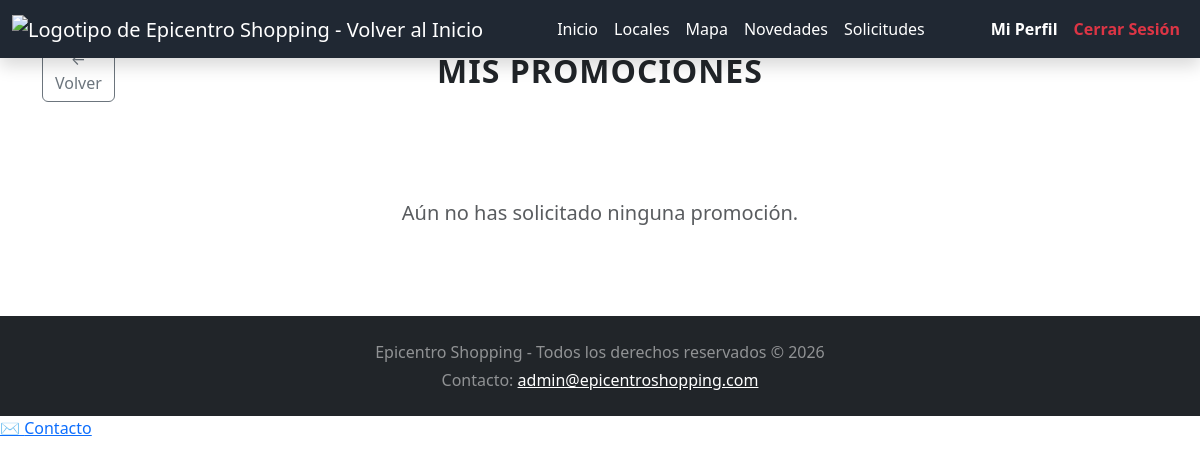
The page /index.php?vista=cliente_promociones (signed in) on the database as committed earlier.
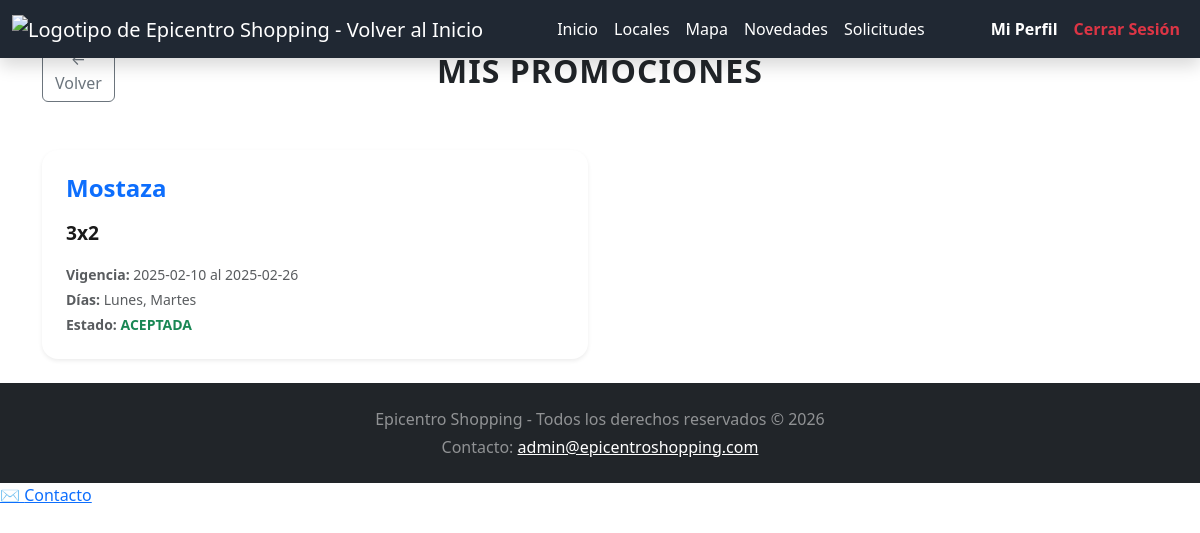
The same page on the database as committed later.
### tables this page shows
CREATE TABLE `promociones_cliente` (
  `idCliente` int(11) NOT NULL,
  `idPromocion` int(11) NOT NULL,
  `fechaUsoPromo` date NOT NULL,
  `estado` enum('enviada','aceptada','rechazada') NOT NULL
);

CREATE TABLE `locales` (
  `id` int(11) NOT NULL,
  `nombre` varchar(255) NOT NULL,
  `ubicacion` varchar(50) NOT NULL,
  `rubro` varchar(20) NOT NULL,
  `idUsuario` int(11) NOT NULL,
  `imagen` longblob DEFAULT NULL
);

CREATE TABLE `promociones` (
  `id` int(11) NOT NULL,
  `local_id` int(11) DEFAULT NULL,
  `textoPromo` varchar(200) NOT NULL,
  `fecha_inicio` date NOT NULL,
  `fecha_fin` date NOT NULL,
  `diasSemana` varchar(70) NOT NULL,
  `categoriaCliente` enum('Inicial','Medium','Premium') NOT NULL,
  `estadoPromo` set('Pendiente','Aprobada','Denegada') NOT NULL
);

### private/logic/queries/promociones.queries.php (called while the page is built, shortened)
<?php
function get_promociones_cliente(int $usuario_id, int $limit, int $offset): array
{
    $conn = getDB();
    $stmt = $conn->prepare("
        SELECT locales.nombre, promociones.textoPromo, promociones.fecha_inicio,
               promociones.fecha_fin, promociones.diasSemana, promociones_cliente.estado
        FROM promociones_cliente
        INNER JOIN promociones ON promociones_cliente.idPromocion = promociones.id
        INNER JOIN locales ON promociones.local_id = locales.id
        WHERE promociones_cliente.idCliente = ?
        LIMIT ? OFFSET ?
    ");
    $stmt->bind_param("iii", $usuario_id, $limit, $offset);
    $stmt->execute();
    $result = $stmt->get_result();
    $promos = $result->fetch_all(MYSQLI_ASSOC);
    return $promos;
}

### private/logic/promociones.read.php (called while the page is built, shortened)
<?php
require_once __DIR__ . '/queries/promociones.queries.php';
switch ($vista) {
    case 'cliente_promociones':
        $limit = 4;
        $page = max(1, (int)($_GET['page'] ?? 1));
        $offset = ($page - 1) * $limit;
        $id_usuario = (int)$_SESSION['user_id'];
        $promos = get_promociones_cliente($id_usuario, $limit, $offset) ?? [];
        break;
}

### public/client/mis_promociones.php (the view, shortened to what this page needs)
<!DOCTYPE html>
<html lang="es">
<head>
  <link rel="stylesheet" href="https://cdn.jsdelivr.net/npm/bootstrap@5.3.3/dist/css/bootstrap.min.css">
  <link rel="stylesheet" href="public/css/footer.css">
  <link rel="stylesheet" href="public/css/header.css">
  <link rel="stylesheet" href="public/css/mis_promociones.css">
  <link rel="stylesheet" href="public/css/styles_fondo_and_titles.css">
  <link rel="stylesheet" href="public/css/back_button.css">
  <link rel="stylesheet" href="public/css/fix_header.css">
</head>
<body>
  <div class="wrapper">
    <?php include __DIR__ . '/../../includes/header.php'; ?>
    <main id="main-content" class="container py-4">
      <div class="row align-items-center mb-5 mt-3">
        <div class="col-2 col-md-1 text-start">
          <?php include __DIR__ . '/../../includes/back_button.php'; ?>
        </div>
        <div class="col-8 col-md-10">
          <h1 class="text-center m-0 fw-bold text-uppercase h2" style="letter-spacing: 1px;">
            Mis Promociones
          </h1>
        </div>
      </div>
      <div id="misPromocionesContainer" class="row g-4">
        <?php
        if (!empty($promos)) {
          foreach ($promos as $row) {
            ?>
            <div class="col-lg-6 col-md-12">
              <div class="card h-100 shadow-sm border-0 rounded-4">
                <div class="card-body p-4">
                  <h2 class="h4 card-title-custom mb-3"><?php echo htmlspecialchars($row["nombre"]); ?></h2>
                  <p class="mb-3">
                    <strong class="promo-text-highlight">
                        <?php echo htmlspecialchars($row["textoPromo"]); ?>
                    </strong>
                  </p>
                  <div class="text-muted small">
                    <p class="mb-1"><i class="bi bi-calendar-check"></i> <strong>Vigencia:</strong> <?php echo htmlspecialchars($row["fecha_inicio"]); ?> al <?php echo htmlspecialchars($row["fecha_fin"]); ?></p>
                    <p class="mb-1"><strong>Días:</strong> <?php echo htmlspecialchars(str_replace(',', ', ', $row["diasSemana"])); ?></p>
                    <?php
                      $estado_class = ($row["estado"] === 'aceptada') ? 'text-success' : 'text-primary';
                    ?>
                    <p class="mb-0"><strong>Estado:</strong> <span class="fw-bold <?php echo $estado_class; ?> text-uppercase"><?php echo htmlspecialchars($row["estado"]); ?></span></p>
                  </div>
                </div>
              </div>
            </div>
            <?php
          }
        } else {
          echo "<div class='col-12 text-center py-5'><p class='fs-5 text-muted'>Aún no has solicitado ninguna promoción.</p></div>";
        }
        ?>
      </div>
    </main>
    <?php include __DIR__ . '/../../includes/footer.php'; ?>
  </div>
</body>
</html>

Rows that differ between the two databases and show on the page:
added promociones_cliente: locales.nombre "Mostaza", idPromocion.textoPromo "3x2", idPromocion.fecha_inicio "2025-02-10", idPromocion.fecha_fin "2025-02-26", idPromocion.diasSemana "Lunes, Martes", estado "ACEPTADA"
Other text that changed with them:
text no longer shown: "Aún no has solicitado ninguna promoción."
